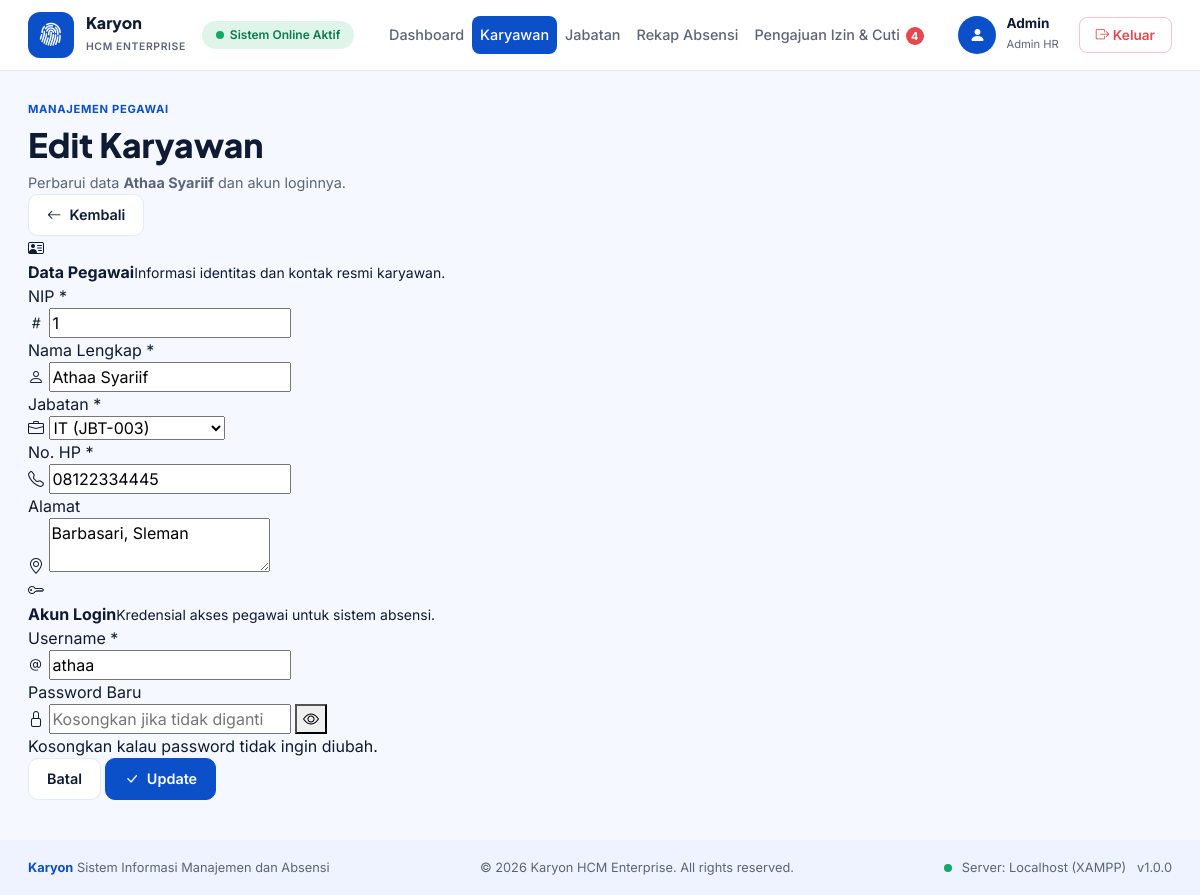
Screenshot of /admin/karyawan/edit.php?id=1 (signed in) with the database file from the repository.
### tables this page shows
CREATE TABLE `users` (
  `id` int(11) NOT NULL,
  `username` varchar(50) NOT NULL,
  `password` varchar(255) NOT NULL,
  `role` enum('admin','karyawan') NOT NULL,
  `karyawan_id` int(11) DEFAULT NULL
);

CREATE TABLE `karyawan` (
  `id` int(11) NOT NULL,
  `nip` varchar(20) NOT NULL,
  `nama` varchar(100) NOT NULL,
  `jabatan_id` int(11) DEFAULT NULL,
  `no_hp` varchar(15) DEFAULT NULL,
  `alamat` text DEFAULT NULL
);

CREATE TABLE `jabatan` (
  `id` int(11) NOT NULL,
  `kode_jabatan` varchar(20) NOT NULL,
  `nama_jabatan` varchar(50) NOT NULL
);

### includes/fungsi.php (called while the page is built, shortened)
<?php
function h($teks) {
    return htmlspecialchars($teks ?? '');
}
function query_aman($conn, $sql, $tipe = '', $param = []) {
    $stmt = $conn->prepare($sql);
    if ($tipe !== '') {
        $stmt->bind_param($tipe, ...$param);
    }
    $stmt->execute();
    return $stmt->get_result();
}

### admin/karyawan/edit.php (the view, shortened to what this page needs)
<?php
require_once '../../auth/cek_session.php';
$id = (int)($_GET['id'] ?? $_POST['id'] ?? 0);
$data = query_aman($conn, "
    SELECT k.*, u.username
    FROM karyawan k LEFT JOIN users u ON u.karyawan_id = k.id
    WHERE k.id = ?", "i", [$id])->fetch_assoc();
$jabatan = $conn->query("SELECT id, kode_jabatan, nama_jabatan FROM jabatan ORDER BY nama_jabatan");
$f = [
    'nip' => $data['nip'], 'nama' => $data['nama'], 'jabatan_id' => (int)$data['jabatan_id'],
    'no_hp' => $data['no_hp'] ?? '', 'alamat' => $data['alamat'] ?? '', 'username' => $data['username'] ?? ''
];
include '../../includes/header.php';
?>
<div class="kf-wrap">
  <div class="kf-top">
    <div>
      <div class="k-eyebrow">Manajemen Pegawai</div>
      <h1 class="k-title">Edit Karyawan</h1>
      <p class="k-lead">Perbarui data <b><?= h($data['nama']) ?></b> dan akun loginnya.</p>
    </div>
    <a href="index.php" class="k-btn-putih"><i class="bi bi-arrow-left"></i> Kembali</a>
  </div>
  <form method="POST" autocomplete="off">
    <div class="kf-card">
      <div class="kf-card-head">
        <span class="kf-ico"><i class="bi bi-person-vcard"></i></span>
        <div><b>Data Pegawai</b><small>Informasi identitas dan kontak resmi karyawan.</small></div>
      </div>
      <div class="kf-card-body">
        <div class="kf-grid">
          <div>
            <label class="kf-label">NIP <span class="wajib">*</span></label>
            <div class="kf-input"><i class="bi bi-hash"></i>
              <input type="text" name="nip" required placeholder="Masukkan NIP" value="<?= h($f['nip']) ?>">
            </div>
          </div>
          <div>
            <label class="kf-label">Nama Lengkap <span class="wajib">*</span></label>
            <div class="kf-input"><i class="bi bi-person"></i>
              <input type="text" name="nama" required placeholder="Masukkan nama lengkap" value="<?= h($f['nama']) ?>">
            </div>
          </div>
          <div>
            <label class="kf-label">Jabatan <span class="wajib">*</span></label>
            <div class="kf-input"><i class="bi bi-briefcase"></i>
              <select name="jabatan_id" required>
                <?php while ($j = $jabatan->fetch_assoc()): ?>
                  <option value="<?= $j['id'] ?>" <?= $f['jabatan_id'] == $j['id'] ? 'selected' : '' ?>>
                    <?= h($j['nama_jabatan']) ?> (<?= h($j['kode_jabatan']) ?>)
                  </option>
                <?php endwhile; ?>
              </select>
            </div>
          </div>
          <div>
            <label class="kf-label">No. HP <span class="wajib">*</span></label>
            <div class="kf-input"><i class="bi bi-telephone"></i>
              <input type="text" name="no_hp" required inputmode="tel" placeholder="Contoh: 08123456789" value="<?= h($f['no_hp']) ?>">
            </div>
          </div>
          <div class="kf-full">
            <label class="kf-label">Alamat</label>
            <div class="kf-input area"><i class="bi bi-geo-alt"></i>
              <textarea name="alamat" rows="2" placeholder="Masukkan alamat lengkap..."><?= h($f['alamat']) ?></textarea>
            </div>
          </div>
        </div>
      </div>
    </div>
    <div class="kf-card">
      <div class="kf-card-head">
        <span class="kf-ico"><i class="bi bi-key"></i></span>
        <div><b>Akun Login</b><small>Kredensial akses pegawai untuk sistem absensi.</small></div>
      </div>
      <div class="kf-card-body">
        <div class="kf-grid">
          <div>
            <label class="kf-label">Username <span class="wajib">*</span></label>
            <div class="kf-input"><i class="bi bi-at"></i>
              <input type="text" name="username" required autocomplete="off" placeholder="Masukkan username" value="<?= h($f['username']) ?>">
            </div>
          </div>
          <div>
            <label class="kf-label">Password Baru</label>
            <div class="kf-input"><i class="bi bi-lock"></i>
              <input type="password" id="password" name="password" autocomplete="new-password" placeholder="Kosongkan jika tidak diganti">
              <button type="button" class="k-eye-btn toggle-pass" data-target="password"><i class="bi bi-eye"></i></button>
            </div>
            <div class="kf-hint">Kosongkan kalau password tidak ingin diubah.</div>
          </div>
        </div>
      </div>
    </div>
    <div class="kf-actions">
      <a href="index.php" class="k-btn-putih">Batal</a>
      <button type="submit" class="k-btn-biru"><i class="bi bi-check-lg"></i> Update</button>
    </div>
  </form>
</div>
<?php include '../../includes/footer.php'; ?>

### assets/karyon.css (style rules this page uses)
:root { --biru: #0b4fc9; --biru-tua: #0a3fa3; --teks: #0f1b33; --abu: #5b6577; --garis: #e3e9f5; --bg-lembut: #eef3ff; --hijau: #12a86b; --merah: #e5484d; }
body.k-app { font-family: 'Inter', sans-serif; color: var(--teks); background: #f5f8ff; min-height: 100vh; display: flex; flex-direction: column; }
.k-title { font-family: 'Plus Jakarta Sans', sans-serif; font-weight: 800; font-size: 2.1rem; margin: 0; display: inline-flex; align-items: center; gap: 12px; flex-wrap: wrap; }
.k-btn-putih, .k-btn-biru { display: inline-flex; align-items: center; gap: 8px; height: 42px; padding: 0 18px; border-radius: 10px; font-weight: 600; font-size: .9rem; text-decoration: none; border: 1px solid var(--garis); }
.k-btn-putih { background: #fff; color: var(--teks); }
.k-btn-biru { background: var(--biru); color: #fff; border-color: var(--biru); }
.k-eyebrow { font-size: .7rem; font-weight: 700; letter-spacing: .06em; text-transform: uppercase; color: var(--biru); margin-bottom: 6px; }
.k-lead { color: var(--abu); margin: 8px 0 0; font-size: .9rem; }

### rows the page displays
users: karyawan.nama "Athaa Syariif", nip "1", nama "Athaa Syariif", no_hp "08122334445", alamat "Barbasari, Sleman", username "athaa"
karyawan: jabatan_id "IT (JBT-003)"

### other values shown
$jml_menunggu "4"
$nama_tampil "Admin"
